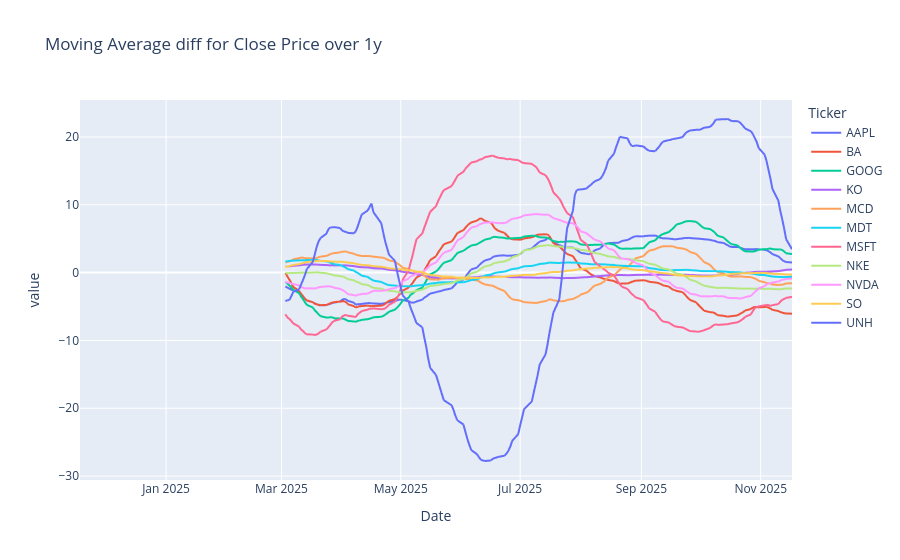

Notebook code for this chart:
### Code cell
df = test.MovingAverages('Close',70)[('Diff',)]
fig = px.line(df, x = df.index, y = df.columns, title = f'Moving Average diff for Close Price over {test.timePeriod}')
fig.show()

### Figure 1 — Plotly figure (JSON) as saved in the notebook; plotly's stock layout.template omitted (floating-point values rounded to 4 significant figures; data arrays with more than 128 entries replaced by an {"elided": "..."} marker saying what was removed)
{"data": [{"hovertemplate": "Ticker=AAPL<br>Date=%{x}<br>value=%{y}<extra></extra>", "legendgroup": "AAPL", "line": {"color": "#636efa", "dash": "solid"}, "marker": {"symbol": "circle"}, "mode": "lines", "name": "AAPL", "showlegend": true, "type": "scattergl", "x": {"elided": "250 str values"}, "xaxis": "x", "y": {"elided": "250 float values"}, "yaxis": "y"}, {"hovertemplate": "Ticker=BA<br>Date=%{x}<br>value=%{y}<extra></extra>", "legendgroup": "BA", "line": {"color": "#EF553B", "dash": "solid"}, "marker": {"symbol": "circle"}, "mode": "lines", "name": "BA", "showlegend": true, "type": "scattergl", "x": {"elided": "250 str values"}, "xaxis": "x", "y": {"elided": "250 float values"}, "yaxis": "y"}, {"hovertemplate": "Ticker=GOOG<br>Date=%{x}<br>value=%{y}<extra></extra>", "legendgroup": "GOOG", "line": {"color": "#00cc96", "dash": "solid"}, "marker": {"symbol": "circle"}, "mode": "lines", "name": "GOOG", "showlegend": true, "type": "scattergl", "x": {"elided": "250 str values"}, "xaxis": "x", "y": {"elided": "250 float values"}, "yaxis": "y"}, {"hovertemplate": "Ticker=KO<br>Date=%{x}<br>value=%{y}<extra></extra>", "legendgroup": "KO", "line": {"color": "#ab63fa", "dash": "solid"}, "marker": {"symbol": "circle"}, "mode": "lines", "name": "KO", "showlegend": true, "type": "scattergl", "x": {"elided": "250 str values"}, "xaxis": "x", "y": {"elided": "250 float values"}, "yaxis": "y"}, {"hovertemplate": "Ticker=MCD<br>Date=%{x}<br>value=%{y}<extra></extra>", "legendgroup": "MCD", "line": {"color": "#FFA15A", "dash": "solid"}, "marker": {"symbol": "circle"}, "mode": "lines", "name": "MCD", "showlegend": true, "type": "scattergl", "x": {"elided": "250 str values"}, "xaxis": "x", "y": {"elided": "250 float values"}, "yaxis": "y"}, {"hovertemplate": "Ticker=MDT<br>Date=%{x}<br>value=%{y}<extra></extra>", "legendgroup": "MDT", "line": {"color": "#19d3f3", "dash": "solid"}, "marker": {"symbol": "circle"}, "mode": "lines", "name": "MDT", "showlegend": true, "type": "scattergl", "x": {"elided": "250 str values"}, "xaxis": "x", "y": {"elided": "250 float values"}, "yaxis": "y"}, {"hovertemplate": "Ticker=MSFT<br>Date=%{x}<br>value=%{y}<extra></extra>", "legendgroup": "MSFT", "line": {"color": "#FF6692", "dash": "solid"}, "marker": {"symbol": "circle"}, "mode": "lines", "name": "MSFT", "showlegend": true, "type": "scattergl", "x": {"elided": "250 str values"}, "xaxis": "x", "y": {"elided": "250 float values"}, "yaxis": "y"}, {"hovertemplate": "Ticker=NKE<br>Date=%{x}<br>value=%{y}<extra></extra>", "legendgroup": "NKE", "line": {"color": "#B6E880", "dash": "solid"}, "marker": {"symbol": "circle"}, "mode": "lines", "name": "NKE", "showlegend": true, "type": "scattergl", "x": {"elided": "250 str values"}, "xaxis": "x", "y": {"elided": "250 float values"}, "yaxis": "y"}, {"hovertemplate": "Ticker=NVDA<br>Date=%{x}<br>value=%{y}<extra></extra>", "legendgroup": "NVDA", "line": {"color": "#FF97FF", "dash": "solid"}, "marker": {"symbol": "circle"}, "mode": "lines", "name": "NVDA", "showlegend": true, "type": "scattergl", "x": {"elided": "250 str values"}, "xaxis": "x", "y": {"elided": "250 float values"}, "yaxis": "y"}, {"hovertemplate": "Ticker=SO<br>Date=%{x}<br>value=%{y}<extra></extra>", "legendgroup": "SO", "line": {"color": "#FECB52", "dash": "solid"}, "marker": {"symbol": "circle"}, "mode": "lines", "name": "SO", "showlegend": true, "type": "scattergl", "x": {"elided": "250 str values"}, "xaxis": "x", "y": {"elided": "250 float values"}, "yaxis": "y"}, {"hovertemplate": "Ticker=UNH<br>Date=%{x}<br>value=%{y}<extra></extra>", "legendgroup": "UNH", "line": {"color": "#636efa", "dash": "solid"}, "marker": {"symbol": "circle"}, "mode": "lines", "name": "UNH", "showlegend": true, "type": "scattergl", "x": {"elided": "250 str values"}, "xaxis": "x", "y": {"elided": "250 float values"}, "yaxis": "y"}], "layout": {"legend": {"title": {"text": "Ticker"}, "tracegroupgap": 0}, "title": {"text": "Moving Average diff for Close Price over 1y"}, "xaxis": {"anchor": "y", "domain": [0, 1], "title": {"text": "Date"}}, "yaxis": {"anchor": "x", "domain": [0, 1], "title": {"text": "value"}}}}
